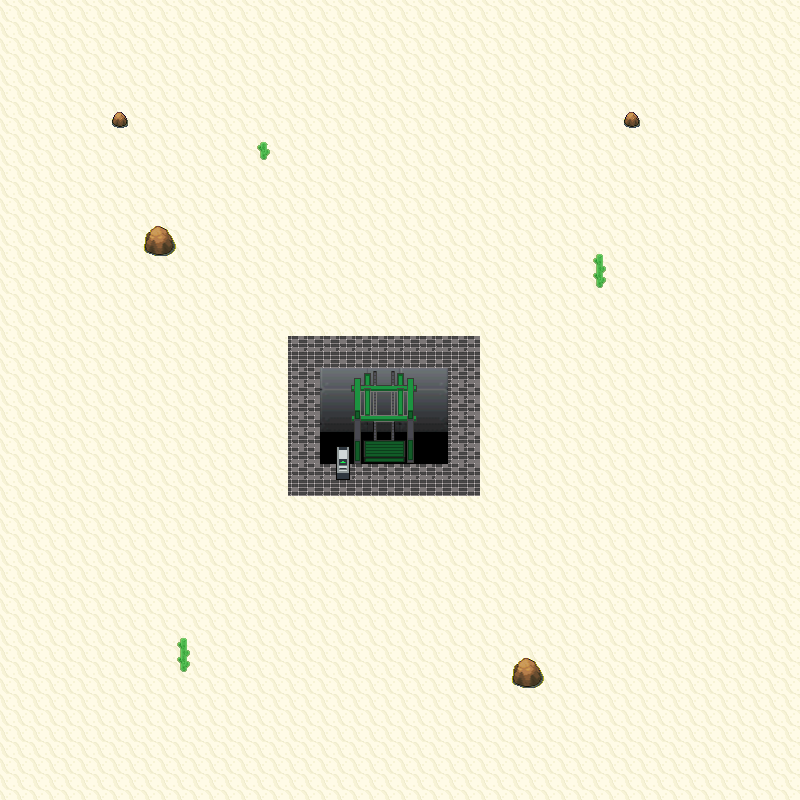

This game map was drawn from its Tiled (.tmx) file and the tilesets committed beside it. A one-line description and the trimmed map source follow:
An orthogonal 50x50 tile map with 16x16 px tiles, 4 tile layers (Grass, Walkable, Collisions, WalkBehind), 7 tilesets.

<map version="1.0" orientation="orthogonal" width="50" height="50" tilewidth="16" tileheight="16">
 <tileset firstgid="1" source="Cliffs01.tsx" />
 <tileset firstgid="231" source="Cliffs02.tsx" />
 <tileset firstgid="343" source="SinnohInteriorSet1.tsx" />
 <tileset firstgid="2711" source="Water02.tsx" />
 <tileset firstgid="2903" source="Orre Tileset 1.tsx" />
 <tileset firstgid="3986" source="The Under Set.tsx" />
 <tileset firstgid="9749" source="Canalave Gym Set.tsx" />
 <layer name="Grass" width="50" height="50">
  <data>[2500 cells, 2380 non-empty, 1 distinct tile ids]</data>
 </layer>
 <layer name="Walkable" width="50" height="50">
  <data>[2500 cells, 74 non-empty, 4 distinct tile ids]</data>
 </layer>
 <layer name="Collisions" width="50" height="50">
  <data>[2500 cells, 58 non-empty, 26 distinct tile ids]</data>
 </layer>
 <layer name="WalkBehind" width="50" height="50">
  <data>[2500 cells, 30 non-empty, 27 distinct tile ids]</data>
 </layer>
</map>
